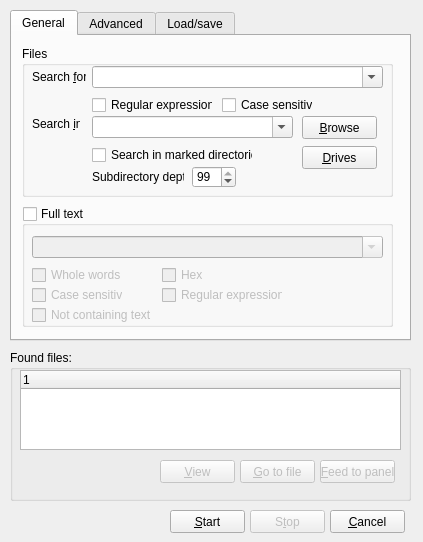
<ui version="4.0" >
 <class>qdFindFiles</class>
 <widget class="QDialog" name="qdFindFiles" >
  <property name="geometry" >
   <rect>
    <x>0</x>
    <y>0</y>
    <width>423</width>
    <height>542</height>
   </rect>
  </property>
  <property name="windowTitle" >
   <string>Find files</string>
  </property>
  <widget class="QTabWidget" name="tabWidget" >
   <property name="geometry" >
    <rect>
     <x>10</x>
     <y>10</y>
     <width>401</width>
     <height>331</height>
    </rect>
   </property>
   <property name="currentIndex" >
    <number>0</number>
   </property>
   <widget class="QWidget" name="tab" >
    <attribute name="title" >
     <string>General</string>
    </attribute>
    <widget class="QGroupBox" name="groupBox" >
     <property name="geometry" >
      <rect>
       <x>10</x>
       <y>10</y>
       <width>371</width>
       <height>151</height>
      </rect>
     </property>
     <property name="title" >
      <string>Files</string>
     </property>
     <widget class="QLabel" name="label" >
      <property name="geometry" >
       <rect>
        <x>10</x>
        <y>23</y>
        <width>54</width>
        <height>16</height>
       </rect>
      </property>
      <property name="text" >
       <string>Search &amp;for</string>
      </property>
      <property name="buddy" >
       <cstring>qcbSearchFor</cstring>
      </property>
     </widget>
     <widget class="QLabel" name="label_2" >
      <property name="geometry" >
       <rect>
        <x>10</x>
        <y>70</y>
        <width>48</width>
        <height>16</height>
       </rect>
      </property>
      <property name="text" >
       <string>Search &amp;in</string>
      </property>
      <property name="buddy" >
       <cstring>qcbSearchIn</cstring>
      </property>
     </widget>
     <widget class="QCheckBox" name="qcbSearchInSelectedDirectories" >
      <property name="geometry" >
       <rect>
        <x>70</x>
        <y>100</y>
        <width>161</width>
        <height>18</height>
       </rect>
      </property>
      <property name="text" >
       <string>Search in marked directories</string>
      </property>
     </widget>
     <widget class="QComboBox" name="qcbSearchFor" >
      <property name="geometry" >
       <rect>
        <x>70</x>
        <y>20</y>
        <width>291</width>
        <height>22</height>
       </rect>
      </property>
      <property name="editable" >
       <bool>true</bool>
      </property>
     </widget>
     <widget class="QComboBox" name="qcbSearchIn" >
      <property name="geometry" >
       <rect>
        <x>70</x>
        <y>70</y>
        <width>201</width>
        <height>22</height>
       </rect>
      </property>
      <property name="editable" >
       <bool>true</bool>
      </property>
     </widget>
     <widget class="QCheckBox" name="qcbSearchForRegularExpression" >
      <property name="geometry" >
       <rect>
        <x>70</x>
        <y>50</y>
        <width>121</width>
        <height>18</height>
       </rect>
      </property>
      <property name="text" >
       <string>Regular expression</string>
      </property>
     </widget>
     <widget class="QLabel" name="label_4" >
      <property name="geometry" >
       <rect>
        <x>70</x>
        <y>123</y>
        <width>92</width>
        <height>16</height>
       </rect>
      </property>
      <property name="text" >
       <string>Subdirectory depth</string>
      </property>
     </widget>
     <widget class="QSpinBox" name="qsbSubdirectoryDepth" >
      <property name="geometry" >
       <rect>
        <x>170</x>
        <y>120</y>
        <width>44</width>
        <height>22</height>
       </rect>
      </property>
      <property name="value" >
       <number>99</number>
      </property>
     </widget>
     <widget class="QPushButton" name="qpbBrowse" >
      <property name="geometry" >
       <rect>
        <x>280</x>
        <y>70</y>
        <width>75</width>
        <height>23</height>
       </rect>
      </property>
      <property name="text" >
       <string>&amp;Browse</string>
      </property>
      <property name="autoDefault" >
       <bool>false</bool>
      </property>
     </widget>
     <widget class="QPushButton" name="qpbDrives" >
      <property name="geometry" >
       <rect>
        <x>280</x>
        <y>100</y>
        <width>75</width>
        <height>23</height>
       </rect>
      </property>
      <property name="text" >
       <string>&amp;Drives</string>
      </property>
      <property name="autoDefault" >
       <bool>false</bool>
      </property>
     </widget>
     <widget class="QCheckBox" name="qcbSearchForCaseSensitive" >
      <property name="geometry" >
       <rect>
        <x>200</x>
        <y>50</y>
        <width>91</width>
        <height>18</height>
       </rect>
      </property>
      <property name="text" >
       <string>Case sensitive</string>
      </property>
     </widget>
    </widget>
    <widget class="QGroupBox" name="qgbFullText" >
     <property name="geometry" >
      <rect>
       <x>10</x>
       <y>170</y>
       <width>371</width>
       <height>121</height>
      </rect>
     </property>
     <property name="title" >
      <string>Full text</string>
     </property>
     <property name="checkable" >
      <bool>true</bool>
     </property>
     <property name="checked" >
      <bool>false</bool>
     </property>
     <widget class="QComboBox" name="qcbFullText" >
      <property name="geometry" >
       <rect>
        <x>10</x>
        <y>30</y>
        <width>351</width>
        <height>22</height>
       </rect>
      </property>
      <property name="editable" >
       <bool>true</bool>
      </property>
     </widget>
     <widget class="QCheckBox" name="qcbFullTextWholeWords" >
      <property name="geometry" >
       <rect>
        <x>10</x>
        <y>60</y>
        <width>91</width>
        <height>18</height>
       </rect>
      </property>
      <property name="text" >
       <string>Whole words</string>
      </property>
     </widget>
     <widget class="QCheckBox" name="qcbFullTextCaseSensitive" >
      <property name="geometry" >
       <rect>
        <x>10</x>
        <y>80</y>
        <width>91</width>
        <height>18</height>
       </rect>
      </property>
      <property name="text" >
       <string>Case sensitive</string>
      </property>
     </widget>
     <widget class="QCheckBox" name="qcbFullTextNotContainingText" >
      <property name="geometry" >
       <rect>
        <x>10</x>
        <y>100</y>
        <width>121</width>
        <height>18</height>
       </rect>
      </property>
      <property name="text" >
       <string>Not containing text</string>
      </property>
     </widget>
     <widget class="QCheckBox" name="qcbFullTextHex" >
      <property name="geometry" >
       <rect>
        <x>140</x>
        <y>60</y>
        <width>71</width>
        <height>18</height>
       </rect>
      </property>
      <property name="text" >
       <string>Hex</string>
      </property>
     </widget>
     <widget class="QCheckBox" name="qcbFullTextRegularExpression" >
      <property name="geometry" >
       <rect>
        <x>140</x>
        <y>80</y>
        <width>121</width>
        <height>18</height>
       </rect>
      </property>
      <property name="text" >
       <string>Regular expression</string>
      </property>
     </widget>
    </widget>
   </widget>
   <widget class="QWidget" name="tab_2" >
    <attribute name="title" >
     <string>Advanced</string>
    </attribute>
    <widget class="QGroupBox" name="groupBox_3" >
     <property name="geometry" >
      <rect>
       <x>10</x>
       <y>10</y>
       <width>371</width>
       <height>91</height>
      </rect>
     </property>
     <property name="title" >
      <string>Date/time</string>
     </property>
     <widget class="QDateTimeEdit" name="qdteTo" >
      <property name="enabled" >
       <bool>false</bool>
      </property>
      <property name="geometry" >
       <rect>
        <x>240</x>
        <y>20</y>
        <width>121</width>
        <height>22</height>
       </rect>
      </property>
     </widget>
     <widget class="QDateTimeEdit" name="qdteFrom" >
      <property name="enabled" >
       <bool>false</bool>
      </property>
      <property name="geometry" >
       <rect>
        <x>80</x>
        <y>20</y>
        <width>121</width>
        <height>22</height>
       </rect>
      </property>
     </widget>
     <widget class="QLabel" name="label_3" >
      <property name="geometry" >
       <rect>
        <x>210</x>
        <y>26</y>
        <width>18</width>
        <height>16</height>
       </rect>
      </property>
      <property name="text" >
       <string>and</string>
      </property>
     </widget>
     <widget class="QCheckBox" name="qcbDateTimeBetween" >
      <property name="geometry" >
       <rect>
        <x>10</x>
        <y>23</y>
        <width>71</width>
        <height>16</height>
       </rect>
      </property>
      <property name="text" >
       <string>Between</string>
      </property>
     </widget>
     <widget class="QCheckBox" name="qcbDateTimeNotOlderThan" >
      <property name="geometry" >
       <rect>
        <x>10</x>
        <y>53</y>
        <width>91</width>
        <height>18</height>
       </rect>
      </property>
      <property name="text" >
       <string>Not older than</string>
      </property>
     </widget>
     <widget class="QComboBox" name="qcbOldType" >
      <property name="enabled" >
       <bool>false</bool>
      </property>
      <property name="geometry" >
       <rect>
        <x>200</x>
        <y>50</y>
        <width>161</width>
        <height>22</height>
       </rect>
      </property>
     </widget>
     <widget class="QSpinBox" name="qsbOldCount" >
      <property name="enabled" >
       <bool>false</bool>
      </property>
      <property name="geometry" >
       <rect>
        <x>110</x>
        <y>50</y>
        <width>81</width>
        <height>22</height>
       </rect>
      </property>
      <property name="minimum" >
       <number>1</number>
      </property>
      <property name="value" >
       <number>1</number>
      </property>
     </widget>
    </widget>
    <widget class="QComboBox" name="qcbFileSizeType" >
     <property name="enabled" >
      <bool>false</bool>
     </property>
     <property name="geometry" >
      <rect>
       <x>260</x>
       <y>110</y>
       <width>121</width>
       <height>22</height>
      </rect>
     </property>
    </widget>
    <widget class="QCheckBox" name="qcbFileSize" >
     <property name="geometry" >
      <rect>
       <x>10</x>
       <y>113</y>
       <width>61</width>
       <height>18</height>
      </rect>
     </property>
     <property name="text" >
      <string>File size</string>
     </property>
    </widget>
    <widget class="QComboBox" name="qcbFileSizeComparator" >
     <property name="enabled" >
      <bool>false</bool>
     </property>
     <property name="geometry" >
      <rect>
       <x>80</x>
       <y>110</y>
       <width>71</width>
       <height>22</height>
      </rect>
     </property>
    </widget>
    <widget class="QSpinBox" name="qsbFileSize" >
     <property name="enabled" >
      <bool>false</bool>
     </property>
     <property name="geometry" >
      <rect>
       <x>160</x>
       <y>110</y>
       <width>91</width>
       <height>22</height>
      </rect>
     </property>
     <property name="maximum" >
      <number>999</number>
     </property>
    </widget>
   </widget>
   <widget class="QWidget" name="tab_3" >
    <attribute name="title" >
     <string>Load/save</string>
    </attribute>
    <widget class="QPushButton" name="qpbDeleteFind" >
     <property name="enabled" >
      <bool>false</bool>
     </property>
     <property name="geometry" >
      <rect>
       <x>170</x>
       <y>270</y>
       <width>75</width>
       <height>23</height>
      </rect>
     </property>
     <property name="text" >
      <string>Delete</string>
     </property>
    </widget>
    <widget class="QPushButton" name="qpbLoadFind" >
     <property name="enabled" >
      <bool>false</bool>
     </property>
     <property name="geometry" >
      <rect>
       <x>10</x>
       <y>270</y>
       <width>75</width>
       <height>23</height>
      </rect>
     </property>
     <property name="text" >
      <string>Load</string>
     </property>
    </widget>
    <widget class="QPushButton" name="qpbSaveFind" >
     <property name="geometry" >
      <rect>
       <x>90</x>
       <y>270</y>
       <width>75</width>
       <height>23</height>
      </rect>
     </property>
     <property name="text" >
      <string>Save</string>
     </property>
    </widget>
    <widget class="QTreeWidget" name="qtwSavedFinds" >
     <property name="geometry" >
      <rect>
       <x>10</x>
       <y>10</y>
       <width>371</width>
       <height>251</height>
      </rect>
     </property>
     <property name="rootIsDecorated" >
      <bool>false</bool>
     </property>
     <column>
      <property name="text" >
       <string>1</string>
      </property>
     </column>
    </widget>
   </widget>
  </widget>
  <widget class="QGroupBox" name="qgbFoundFiles" >
   <property name="geometry" >
    <rect>
     <x>10</x>
     <y>350</y>
     <width>401</width>
     <height>151</height>
    </rect>
   </property>
   <property name="title" >
    <string>Found files:</string>
   </property>
   <widget class="QPushButton" name="qpbView" >
    <property name="enabled" >
     <bool>false</bool>
    </property>
    <property name="geometry" >
     <rect>
      <x>150</x>
      <y>110</y>
      <width>75</width>
      <height>23</height>
     </rect>
    </property>
    <property name="text" >
     <string>&amp;View</string>
    </property>
   </widget>
   <widget class="QPushButton" name="qpbGoToFile" >
    <property name="enabled" >
     <bool>false</bool>
    </property>
    <property name="geometry" >
     <rect>
      <x>230</x>
      <y>110</y>
      <width>75</width>
      <height>23</height>
     </rect>
    </property>
    <property name="text" >
     <string>&amp;Go to file</string>
    </property>
   </widget>
   <widget class="QPushButton" name="qpbFeedToPanel" >
    <property name="enabled" >
     <bool>false</bool>
    </property>
    <property name="geometry" >
     <rect>
      <x>310</x>
      <y>110</y>
      <width>75</width>
      <height>23</height>
     </rect>
    </property>
    <property name="text" >
     <string>&amp;Feed to panel</string>
    </property>
   </widget>
   <widget class="QTreeWidget" name="qtwSearch" >
    <property name="geometry" >
     <rect>
      <x>10</x>
      <y>20</y>
      <width>381</width>
      <height>80</height>
     </rect>
    </property>
    <property name="rootIsDecorated" >
     <bool>false</bool>
    </property>
    <column>
     <property name="text" >
      <string>1</string>
     </property>
    </column>
   </widget>
  </widget>
  <widget class="QPushButton" name="qpbStart" >
   <property name="geometry" >
    <rect>
     <x>170</x>
     <y>510</y>
     <width>75</width>
     <height>23</height>
    </rect>
   </property>
   <property name="text" >
    <string>&amp;Start</string>
   </property>
  </widget>
  <widget class="QPushButton" name="qpbStop" >
   <property name="enabled" >
    <bool>false</bool>
   </property>
   <property name="geometry" >
    <rect>
     <x>250</x>
     <y>510</y>
     <width>75</width>
     <height>23</height>
    </rect>
   </property>
   <property name="text" >
    <string>S&amp;top</string>
   </property>
  </widget>
  <widget class="QPushButton" name="qpbCancel" >
   <property name="geometry" >
    <rect>
     <x>330</x>
     <y>510</y>
     <width>75</width>
     <height>23</height>
    </rect>
   </property>
   <property name="text" >
    <string>&amp;Cancel</string>
   </property>
  </widget>
 </widget>
 <tabstops>
  <tabstop>qcbSearchFor</tabstop>
  <tabstop>qcbSearchForRegularExpression</tabstop>
  <tabstop>qcbSearchIn</tabstop>
  <tabstop>qpbBrowse</tabstop>
  <tabstop>qpbDrives</tabstop>
  <tabstop>qcbSearchInSelectedDirectories</tabstop>
  <tabstop>qsbSubdirectoryDepth</tabstop>
  <tabstop>qcbFullText</tabstop>
  <tabstop>qcbFullTextWholeWords</tabstop>
  <tabstop>qcbFullTextCaseSensitive</tabstop>
  <tabstop>qcbFullTextNotContainingText</tabstop>
  <tabstop>qcbFullTextHex</tabstop>
  <tabstop>qcbFullTextRegularExpression</tabstop>
  <tabstop>qpbStart</tabstop>
  <tabstop>qpbStop</tabstop>
  <tabstop>qpbCancel</tabstop>
  <tabstop>qtwSearch</tabstop>
  <tabstop>qpbView</tabstop>
  <tabstop>qpbGoToFile</tabstop>
  <tabstop>qpbFeedToPanel</tabstop>
  <tabstop>tabWidget</tabstop>
  <tabstop>qcbDateTimeBetween</tabstop>
  <tabstop>qdteFrom</tabstop>
  <tabstop>qdteTo</tabstop>
  <tabstop>qcbDateTimeNotOlderThan</tabstop>
  <tabstop>qsbOldCount</tabstop>
  <tabstop>qcbOldType</tabstop>
  <tabstop>qcbFileSize</tabstop>
  <tabstop>qcbFileSizeComparator</tabstop>
  <tabstop>qsbFileSize</tabstop>
  <tabstop>qcbFileSizeType</tabstop>
  <tabstop>qtwSavedFinds</tabstop>
  <tabstop>qpbLoadFind</tabstop>
  <tabstop>qpbSaveFind</tabstop>
  <tabstop>qpbDeleteFind</tabstop>
 </tabstops>
 <resources/>
 <connections>
  <connection>
   <sender>qpbCancel</sender>
   <signal>clicked()</signal>
   <receiver>qdFindFiles</receiver>
   <slot>reject()</slot>
   <hints>
    <hint type="sourcelabel" >
     <x>343</x>
     <y>520</y>
    </hint>
    <hint type="destinationlabel" >
     <x>203</x>
     <y>217</y>
    </hint>
   </hints>
  </connection>
 </connections>
</ui>
